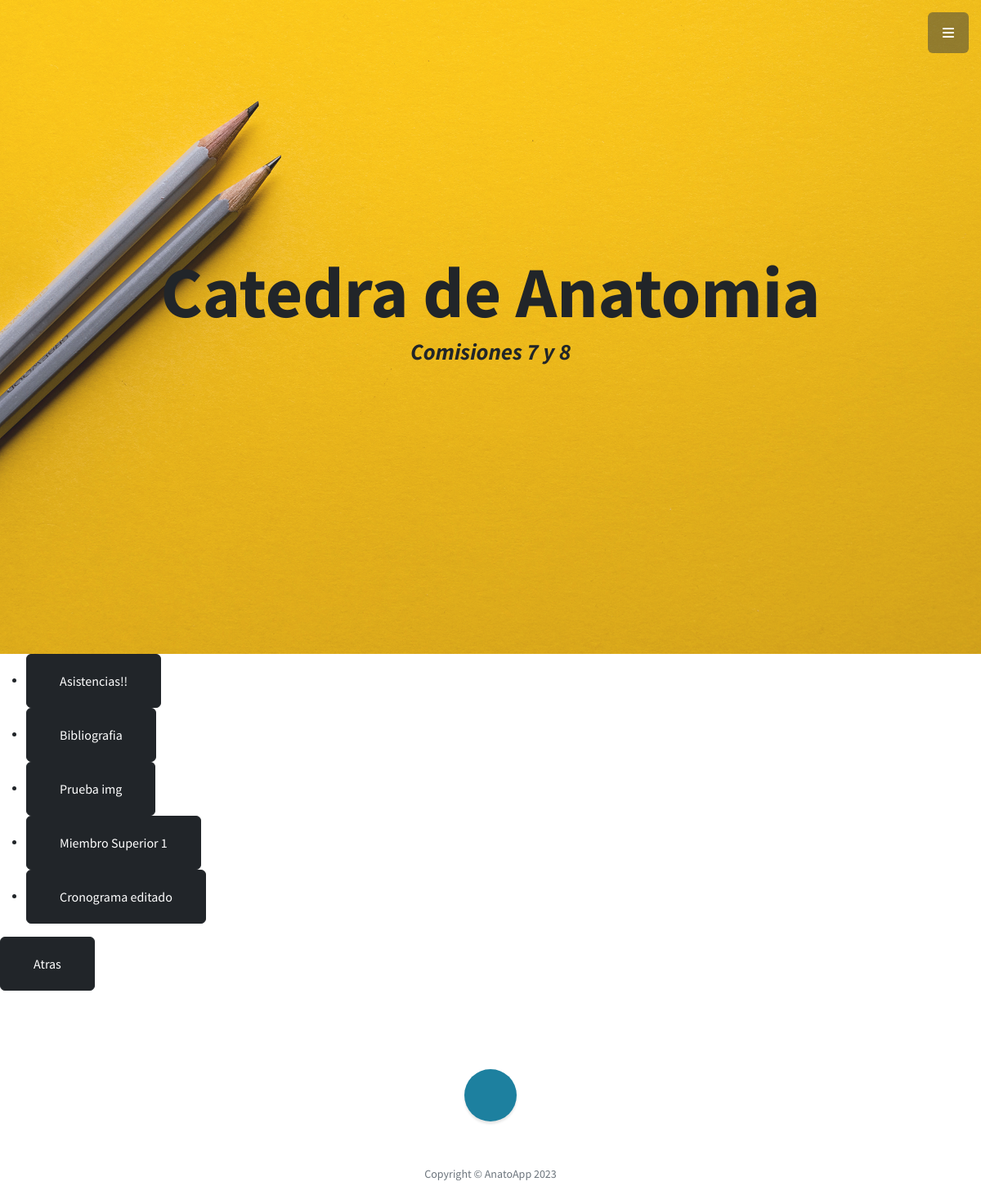
The app's page /AnatoApp/verEntradas (signed in) with its own data.
### AnatoApp/models.py (models this page shows, shortened)
class Entrada(models.Model):
    titulo = models.CharField(max_length=100)
    subtitulo = models.CharField(max_length=100)
    cuerpo = models.TextField()
    fecha = models.DateField(auto_now_add=True)
    imagen = models.ImageField(upload_to='media', null=True, blank = True)
    autor = models.ForeignKey(User, on_delete=models.CASCADE)

### AnatoApp/views.py (the view)
# urls.py: path('verEntradas', views.verEntradas, name='VerEntradas'),
def verEntradas(request): #Lista de entrads
    entradas = Entrada.objects.all()
    contexto = {"entradas": entradas}
    return render(request, "AnatoApp/verEntradas.html", contexto)

### AnatoApp/templates/AnatoApp/verEntradas.html
{% extends "AnatoApp/pagina2.html" %}
{% load static %}
{% block Alumnos %}
{% if entradas %}
  <ul>
    {% for entrada in entradas %}
      <li>
        <a class="btn btn-dark btn-xl" href="{% url 'VerEntrada' entrada.id %}">{{ entrada.titulo }}</a>
      </li>
    {% endfor %}
  </ul>
  <p>
    <a class="btn btn-dark btn-xl" href="blog">Atras</a>
  </p>
{% else %}
  <p>Aún no hay publicaciones.</p>
{% endif %}
{% endblock %}

### records on screen
Entrada: titulo "Asistencias!!"
Entrada: titulo "Bibliografia"
Entrada: titulo "Prueba img"
Entrada: titulo "Miembro Superior 1"
Entrada: titulo "Cronograma editado"
